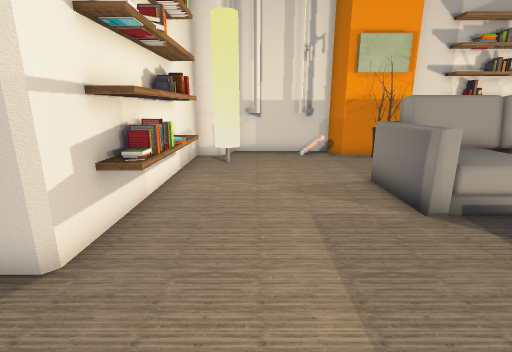
[1] (above)

16 first-person views from a walk through a scene from a Unity 3-D project. The camera is 1.2 m above the floor, tilts 14° down and sees 85° across. The floor is counted in squares, 0.5 m on a side. Each view is taken from the middle of a square. On the plan, view 1 faces up. The plan holds only what a view shows up to about 18 squares ahead; the rest is blank. The player character is not drawn. Some surface patterns are stand-ins.

[2]
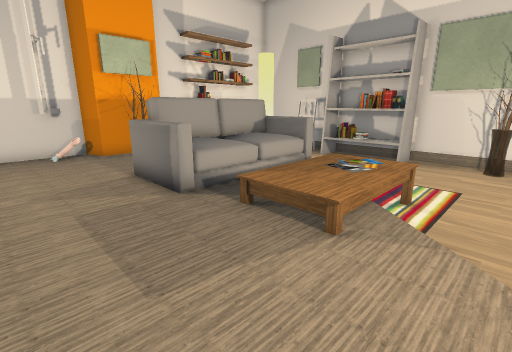

[3]
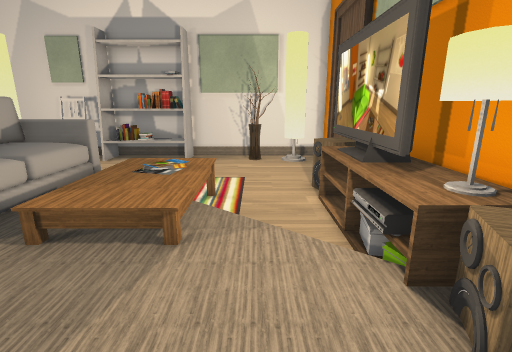

[4]
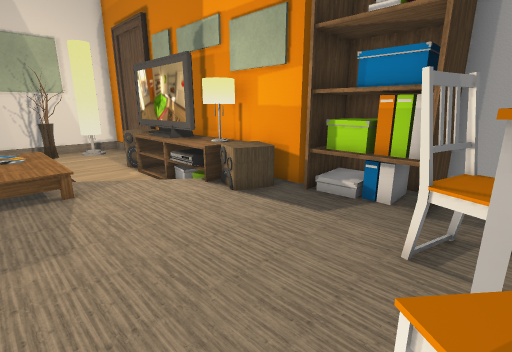

[5]
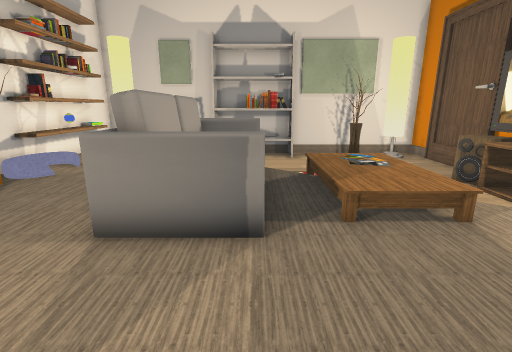

[6]
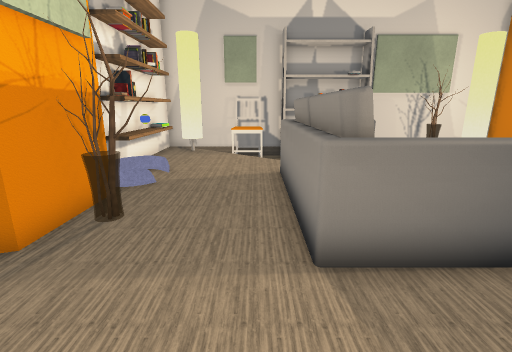

[7]
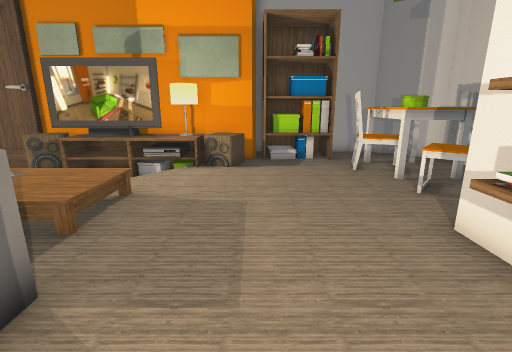

[8]
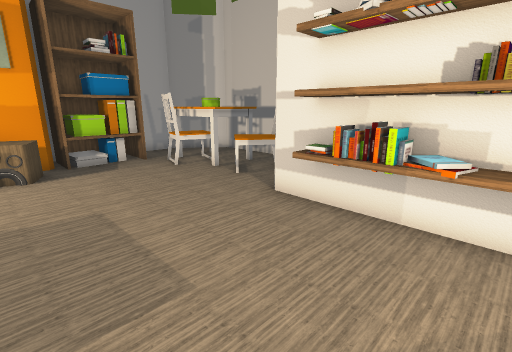

[9]
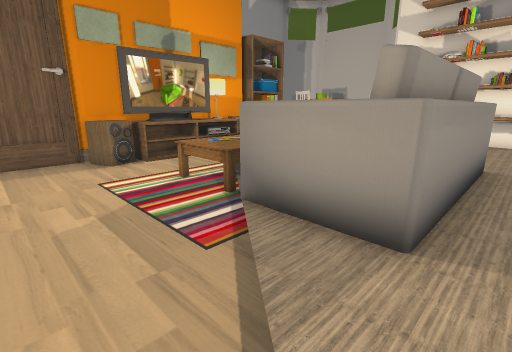

[10]
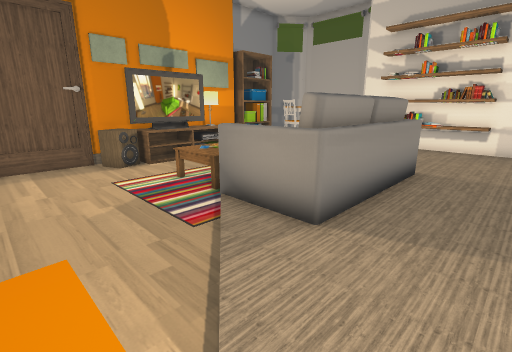

[11]
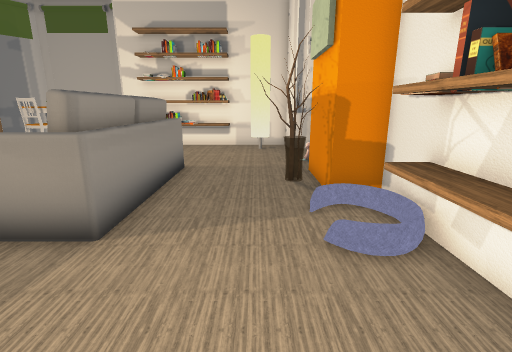

[12]
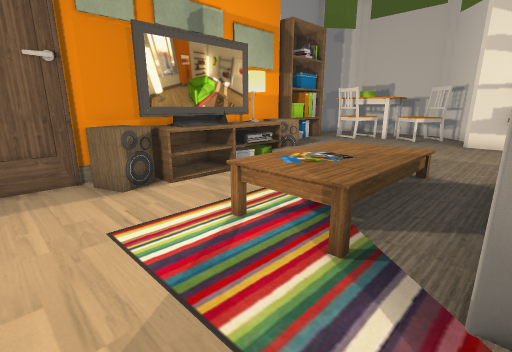

[13]
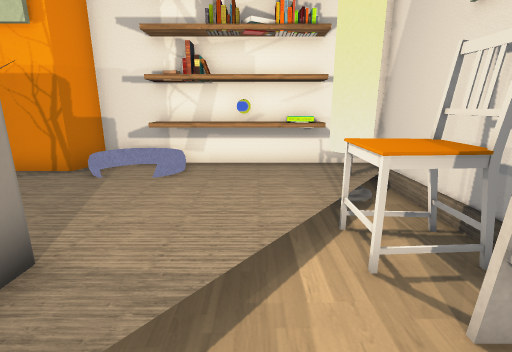

[14]
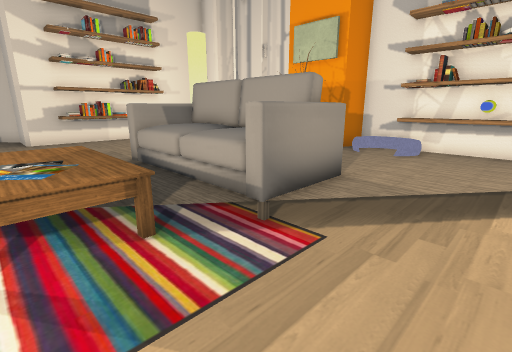

[15]
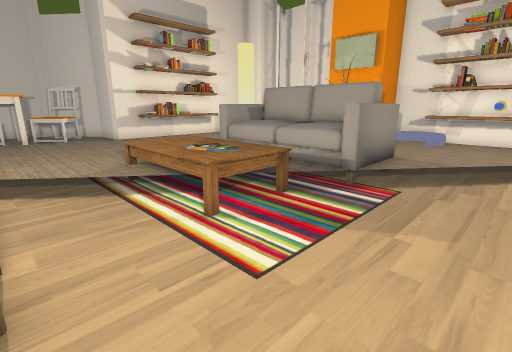

[16]
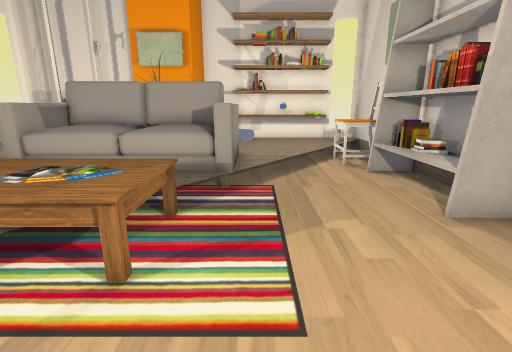

### Floor plan
Key: @ floor where view 1 was taken; # wall or solid block; . main floor; : floor 0.25 m higher than the main floor; - floor 0.25 m lower than the main floor; + floor 0.5 m higher than the main floor; * floor 1 m higher than the main floor; / step, stairs or slope; S shelf; A vase; F sofa; T table; C carpet; H chair; P speaker; B TV; L lamp; O other object.
Columns run from 7 left of view 1 to 17 right of it. Each row starts with its distance up from view 1.
 15       ######   ##SSSSSS##
 14     ####..O#####.SSSSS###
 13     ###......A........###
 12     ###.....AA......../-#
 11     #................/HH#
 10     OS...............-HH#
  9     OS.....FFFFFFF../---#
  8     #S.....FFFFFFF./---S#
  7     SS.....*     //----S#
  6     SS..... /////C-----S#
  5     #S.........../ ----S#
  4  ####.......////T  ----S#
  3 ## .........:::+T  -----#
  2 #HHH........::::T  -----#
  1  HHH........./CCC  -----#
  0  THH...@...../---------A#
 -1    HH......./----------A#
 -2    HH.....POOBBBPP-----##
 -3  T HH....PPLBBBBPPP----##
 -4 #....SSSS###############
 -5 ##...SSS##
 -6  ########

Positions as (right, up) in squares from view 1, and headings:
1: (0, 0), facing up
2: (0, -1), facing up-right
3: (0, 0), facing right
4: (-4, 3), facing down-right
5: (-1, 6), facing right
6: (0, 10), facing right
7: (1, 9), facing down
8: (3, 9), facing down-left
9: (14, 10), facing down-left
10: (15, 12), facing down-left
11: (15, 12), facing left
12: (13, 6), facing down-left
13: (13, 6), facing up
14: (14, 2), facing up-left
15: (14, -2), facing up-left
16: (11, -2), facing up
